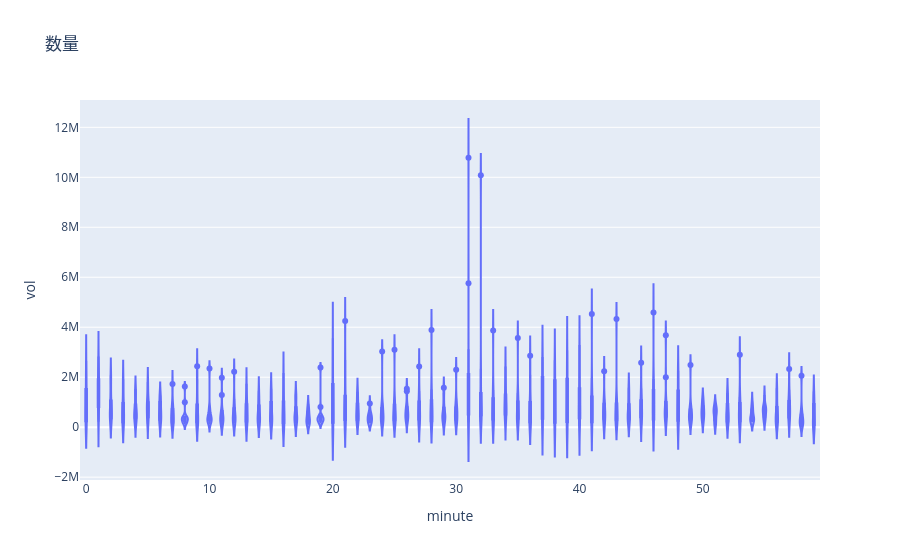

Notebook source saved alongside this figure:
### Code cell
fig = px.violin(df3,y='vol',x='minute',box=True,violinmode='group',title='数量')
fig.show()

### Figure 1 — Plotly figure (JSON) as saved in the notebook; plotly's stock layout.template omitted (floating-point values rounded to 4 significant figures; data arrays with more than 128 entries replaced by an {"elided": "..."} marker saying what was removed)
{"data": [{"alignmentgroup": "True", "box": {"visible": true}, "hovertemplate": "minute=%{x}<br>vol=%{y}<extra></extra>", "legendgroup": "", "marker": {"color": "#636efa"}, "name": "", "offsetgroup": "", "orientation": "v", "scalegroup": "True", "showlegend": false, "type": "violin", "x": {"elided": "720 int values"}, "x0": " ", "xaxis": "x", "y": {"elided": "720 float values"}, "y0": " ", "yaxis": "y"}], "layout": {"legend": {"tracegroupgap": 0}, "title": {"text": "数量"}, "violinmode": "group", "xaxis": {"anchor": "y", "domain": [0, 1], "title": {"text": "minute"}}, "yaxis": {"anchor": "x", "domain": [0, 1], "title": {"text": "vol"}}}}
